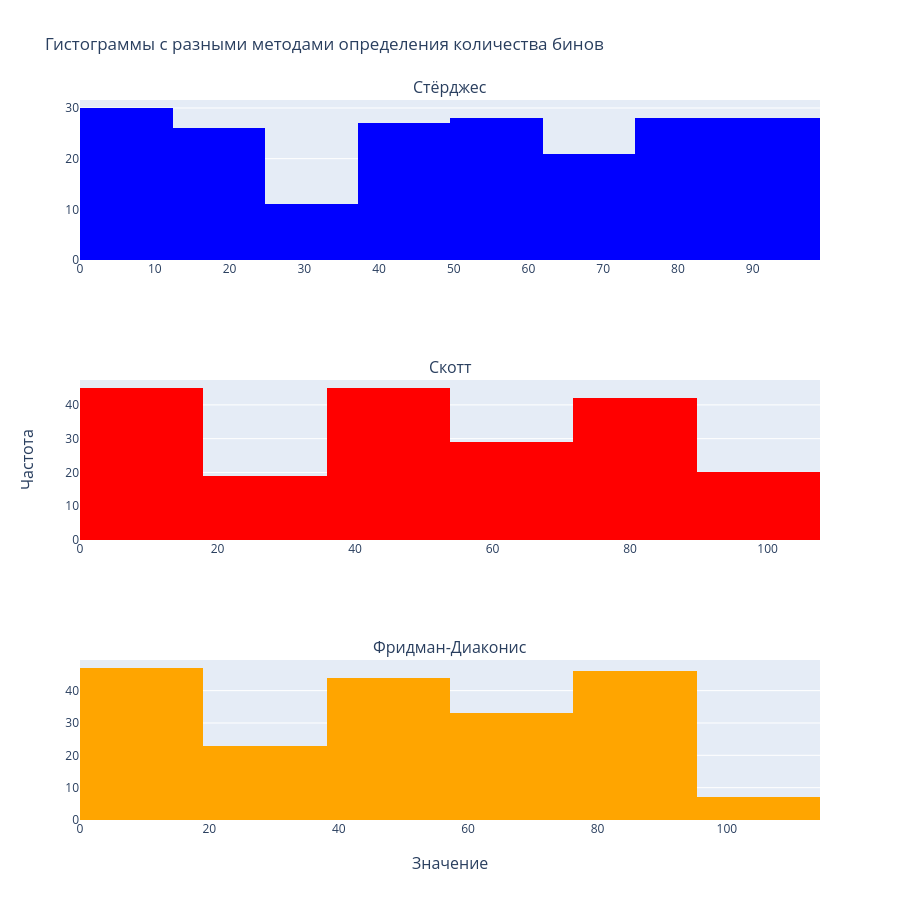

The code cell stored with this chart in its notebook:
### Code cell
sigma_hat = np.std(variation_series_x3, ddof=1)
IQR = np.percentile(variation_series_x3, 75) - np.percentile(variation_series_x3, 25)
xmin, xmax = np.min(variation_series_x3), np.max(variation_series_x3)

# Стёрджес
k_sturges = 1 + int(np.log2(N))

# Скотт
h_scott = 3.5 * sigma_hat * N**(-1/3)
k_scott = int(np.ceil((xmax - xmin) / h_scott))

# Фридман-Диаконис
h_fd = 2 * IQR * N**(-1/3)
k_fd = int(np.ceil((xmax - xmin) / h_fd))

x3_h = (xmax - xmin) / k_sturges
x3_k = k_sturges

print(f'Количество бинов по Стёрджесу: {k_sturges}')
print(f'Количество бинов по Скотту: {k_scott}')
print(f'Количество бинов по Фридману-Диаконису: {k_fd}')

fig = make_subplots(
    rows=3, 
    cols=1,
    subplot_titles=(
        'Стёрджес',
        'Скотт',
        'Фридман-Диаконис'
    ),
    x_title='Значение',
    y_title='Частота'
)

fig.add_trace(
    go.Histogram(
        x=variation_series_x3, 
        xbins=dict(
            start=xmin,
            end=xmax,
            size=(xmax - xmin) / k_sturges 
        ), 
        name='Стёрджес', 
        marker_color='blue'),
    row=1, col=1
)

fig.add_trace(
    go.Histogram(
        x=variation_series_x3, 
        xbins=dict(
            start=xmin,
            end=xmax,
            size=h_scott
        ), 
        name='Скотт', 
        marker_color='red'),
    row=2, col=1
)

fig.add_trace(
    go.Histogram(
        x=variation_series_x3, 
        xbins=dict(
            start=xmin,
            end=xmax,
            size=h_fd
        ), 
        name='Фридман-Диаконис', 
        marker_color='orange'),
    row=3, col=1
)

fig.update_layout(
    height=900,
    showlegend=False,
    title_text='Гистограммы с разными методами определения количества бинов'
)

fig.show()

### Figure 1 — Plotly figure (JSON) as saved in the notebook; plotly's stock layout.template omitted (floating-point values rounded to 4 significant figures; data arrays with more than 128 entries replaced by an {"elided": "..."} marker saying what was removed)
{"data": [{"marker": {"color": "blue"}, "name": "Стёрджес", "type": "histogram", "x": {"elided": "200 float values"}, "xaxis": "x", "xbins": {"end": 99, "size": 12.38, "start": 0}, "yaxis": "y"}, {"marker": {"color": "red"}, "name": "Скотт", "type": "histogram", "x": {"elided": "200 float values"}, "xaxis": "x2", "xbins": {"end": 99, "size": 17.94, "start": 0}, "yaxis": "y2"}, {"marker": {"color": "orange"}, "name": "Фридман-Диаконис", "type": "histogram", "x": {"elided": "200 float values"}, "xaxis": "x3", "xbins": {"end": 99, "size": 19.07, "start": 0}, "yaxis": "y3"}], "layout": {"annotations": [{"font": {"size": 16}, "showarrow": false, "text": "Стёрджес", "x": 0.5, "xanchor": "center", "xref": "paper", "y": 1, "yanchor": "bottom", "yref": "paper"}, {"font": {"size": 16}, "showarrow": false, "text": "Скотт", "x": 0.5, "xanchor": "center", "xref": "paper", "y": 0.6111, "yanchor": "bottom", "yref": "paper"}, {"font": {"size": 16}, "showarrow": false, "text": "Фридман-Диаконис", "x": 0.5, "xanchor": "center", "xref": "paper", "y": 0.2222, "yanchor": "bottom", "yref": "paper"}, {"font": {"size": 16}, "showarrow": false, "text": "Значение", "x": 0.5, "xanchor": "center", "xref": "paper", "y": 0, "yanchor": "top", "yref": "paper", "yshift": -30}, {"font": {"size": 16}, "showarrow": false, "text": "Частота", "textangle": -90, "x": 0, "xanchor": "right", "xref": "paper", "xshift": -40, "y": 0.5, "yanchor": "middle", "yref": "paper"}], "height": 900, "showlegend": false, "title": {"text": "Гистограммы с разными методами определения количества бинов"}, "xaxis": {"anchor": "y", "domain": [0, 1]}, "xaxis2": {"anchor": "y2", "domain": [0, 1]}, "xaxis3": {"anchor": "y3", "domain": [0, 1]}, "yaxis": {"anchor": "x", "domain": [0.7778, 1]}, "yaxis2": {"anchor": "x2", "domain": [0.3889, 0.6111]}, "yaxis3": {"anchor": "x3", "domain": [0, 0.2222]}}}
